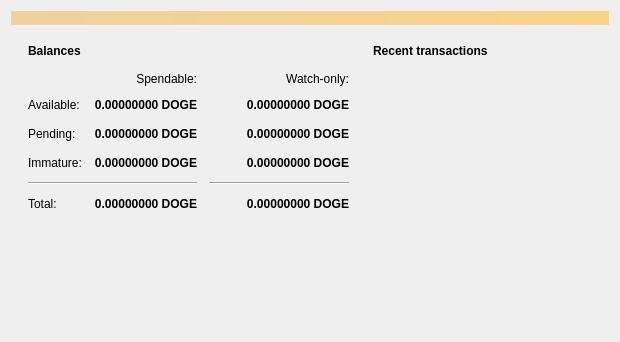
<?xml version="1.0" encoding="UTF-8"?>
<ui version="4.0">
 <class>OverviewPage</class>
 <widget class="QWidget" name="OverviewPage">
  <property name="geometry">
   <rect>
    <x>0</x>
    <y>0</y>
    <width>620</width>
    <height>342</height>
   </rect>
  </property>
  <property name="windowTitle">
   <string>Form</string>
  </property>
  <layout class="QVBoxLayout" name="topLayout">
   <item>
    <widget class="QLabel" name="labelAlerts">
     <property name="visible">
      <bool>false</bool>
     </property>
     <property name="styleSheet">
      <string notr="true">QLabel { background-color: qlineargradient(x1: 0, y1: 0, x2: 1, y2: 0, stop:0 #F0D0A0, stop:1 #F8D488); color:#000000; }</string>
     </property>
     <property name="wordWrap">
      <bool>true</bool>
     </property>
     <property name="margin">
      <number>3</number>
     </property>
     <property name="textInteractionFlags">
      <set>Qt::TextSelectableByMouse</set>
     </property>
    </widget>
   </item>
   <item>
    <layout class="QHBoxLayout" name="horizontalLayout" stretch="1,1">
     <property name="leftMargin">
      <number>8</number>
     </property>
     <property name="rightMargin">
      <number>8</number>
     </property>
     <item>
      <layout class="QVBoxLayout" name="verticalLayoutForBalancesAndCoin">
       <item>
        <widget class="QFrame" name="frame">
         <property name="frameShape">
          <enum>QFrame::NoFrame</enum>
         </property>
         <property name="frameShadow">
          <enum>QFrame::Plain</enum>
         </property>
         <layout class="QVBoxLayout" name="verticalLayout_4">
          <item>
           <layout class="QHBoxLayout" name="horizontalLayout_4">
            <item>
             <widget class="QLabel" name="label_5">
              <property name="font">
               <font>
                <weight>75</weight>
                <bold>true</bold>
               </font>
              </property>
              <property name="text">
               <string>Balances</string>
              </property>
             </widget>
            </item>
            <item>
             <widget class="QPushButton" name="labelWalletStatus">
              <property name="enabled">
               <bool>true</bool>
              </property>
              <property name="maximumSize">
               <size>
                <width>30</width>
                <height>16777215</height>
               </size>
              </property>
              <property name="toolTip">
               <string>The displayed information may be out of date. Your wallet automatically synchronizes with the Dogecoin network after a connection is established, but this process has not completed yet.</string>
              </property>
              <property name="text">
               <string/>
              </property>
              <property name="icon">
               <iconset resource="../dogecoin.qrc">
                <normaloff>:/icons/warning</normaloff>
                <disabledoff>:/icons/warning</disabledoff>:/icons/warning</iconset>
              </property>
              <property name="iconSize">
               <size>
                <width>24</width>
                <height>24</height>
               </size>
              </property>
              <property name="flat">
               <bool>true</bool>
              </property>
             </widget>
            </item>
            <item>
             <spacer name="horizontalSpacer_3">
              <property name="orientation">
               <enum>Qt::Horizontal</enum>
              </property>
              <property name="sizeHint" stdset="0">
               <size>
                <width>40</width>
                <height>20</height>
               </size>
              </property>
             </spacer>
            </item>
           </layout>
          </item>
          <item>
           <spacer name="verticalSpacer_4pt_1">
            <property name="orientation">
             <enum>Qt::Vertical</enum>
            </property>
            <property name="sizeType">
             <enum>QSizePolicy::Fixed</enum>
            </property>
            <property name="sizeHint" stdset="0">
             <size>
              <width>1</width>
              <height>4</height>
             </size>
            </property>
           </spacer>
          </item>
          <item>
           <layout class="QGridLayout" name="gridLayout">
            <property name="spacing">
             <number>12</number>
            </property>
            <item row="2" column="2">
             <widget class="QLabel" name="labelWatchPending">
              <property name="font">
               <font>
                <weight>75</weight>
                <bold>true</bold>
               </font>
              </property>
              <property name="cursor">
               <cursorShape>IBeamCursor</cursorShape>
              </property>
              <property name="toolTip">
               <string>Unconfirmed transactions to watch-only addresses</string>
              </property>
              <property name="text">
               <string notr="true">0.00000000 DOGE</string>
              </property>
              <property name="alignment">
               <set>Qt::AlignRight|Qt::AlignTrailing|Qt::AlignVCenter</set>
              </property>
              <property name="textInteractionFlags">
               <set>Qt::TextSelectableByMouse</set>
              </property>
             </widget>
            </item>
            <item row="2" column="1">
             <widget class="QLabel" name="labelUnconfirmed">
              <property name="font">
               <font>
                <weight>75</weight>
                <bold>true</bold>
               </font>
              </property>
              <property name="cursor">
               <cursorShape>IBeamCursor</cursorShape>
              </property>
              <property name="toolTip">
               <string>Total of transactions that have yet to be confirmed, and do not yet count toward the spendable balance</string>
              </property>
              <property name="text">
               <string notr="true">0.00000000 DOGE</string>
              </property>
              <property name="alignment">
               <set>Qt::AlignRight|Qt::AlignTrailing|Qt::AlignVCenter</set>
              </property>
              <property name="textInteractionFlags">
               <set>Qt::TextSelectableByMouse</set>
              </property>
             </widget>
            </item>
            <item row="3" column="2">
             <widget class="QLabel" name="labelWatchImmature">
              <property name="font">
               <font>
                <weight>75</weight>
                <bold>true</bold>
               </font>
              </property>
              <property name="cursor">
               <cursorShape>IBeamCursor</cursorShape>
              </property>
              <property name="toolTip">
               <string>Mined balance in watch-only addresses that has not yet matured</string>
              </property>
              <property name="text">
               <string notr="true">0.00000000 DOGE</string>
              </property>
              <property name="alignment">
               <set>Qt::AlignRight|Qt::AlignTrailing|Qt::AlignVCenter</set>
              </property>
              <property name="textInteractionFlags">
               <set>Qt::TextSelectableByMouse</set>
              </property>
             </widget>
            </item>
            <item row="4" column="0" colspan="2">
             <widget class="Line" name="line">
              <property name="orientation">
               <enum>Qt::Horizontal</enum>
              </property>
             </widget>
            </item>
            <item row="4" column="2">
             <widget class="Line" name="lineWatchBalance">
              <property name="sizePolicy">
               <sizepolicy hsizetype="Preferred" vsizetype="Fixed">
                <horstretch>0</horstretch>
                <verstretch>0</verstretch>
               </sizepolicy>
              </property>
              <property name="minimumSize">
               <size>
                <width>140</width>
                <height>0</height>
               </size>
              </property>
              <property name="orientation">
               <enum>Qt::Horizontal</enum>
              </property>
             </widget>
            </item>
            <item row="5" column="0">
             <widget class="QLabel" name="labelTotalText">
              <property name="text">
               <string>Total:</string>
              </property>
             </widget>
            </item>
            <item row="3" column="1">
             <widget class="QLabel" name="labelImmature">
              <property name="font">
               <font>
                <weight>75</weight>
                <bold>true</bold>
               </font>
              </property>
              <property name="cursor">
               <cursorShape>IBeamCursor</cursorShape>
              </property>
              <property name="toolTip">
               <string>Mined balance that has not yet matured</string>
              </property>
              <property name="text">
               <string notr="true">0.00000000 DOGE</string>
              </property>
              <property name="alignment">
               <set>Qt::AlignRight|Qt::AlignTrailing|Qt::AlignVCenter</set>
              </property>
              <property name="textInteractionFlags">
               <set>Qt::TextSelectableByMouse</set>
              </property>
             </widget>
            </item>
            <item row="2" column="3">
             <spacer name="horizontalSpacer_2">
              <property name="orientation">
               <enum>Qt::Horizontal</enum>
              </property>
              <property name="sizeHint" stdset="0">
               <size>
                <width>40</width>
                <height>20</height>
               </size>
              </property>
             </spacer>
            </item>
            <item row="3" column="0">
             <widget class="QLabel" name="labelImmatureText">
              <property name="text">
               <string>Immature:</string>
              </property>
             </widget>
            </item>
            <item row="5" column="1">
             <widget class="QLabel" name="labelTotal">
              <property name="font">
               <font>
                <weight>75</weight>
                <bold>true</bold>
               </font>
              </property>
              <property name="cursor">
               <cursorShape>IBeamCursor</cursorShape>
              </property>
              <property name="toolTip">
               <string>Your current total balance</string>
              </property>
              <property name="text">
               <string notr="true">0.00000000 DOGE</string>
              </property>
              <property name="alignment">
               <set>Qt::AlignRight|Qt::AlignTrailing|Qt::AlignVCenter</set>
              </property>
              <property name="textInteractionFlags">
               <set>Qt::TextSelectableByMouse</set>
              </property>
             </widget>
            </item>
            <item row="5" column="2">
             <widget class="QLabel" name="labelWatchTotal">
              <property name="font">
               <font>
                <weight>75</weight>
                <bold>true</bold>
               </font>
              </property>
              <property name="cursor">
               <cursorShape>IBeamCursor</cursorShape>
              </property>
              <property name="toolTip">
               <string>Current total balance in watch-only addresses</string>
              </property>
              <property name="text">
               <string notr="true">0.00000000 DOGE</string>
              </property>
              <property name="alignment">
               <set>Qt::AlignRight|Qt::AlignTrailing|Qt::AlignVCenter</set>
              </property>
              <property name="textInteractionFlags">
               <set>Qt::TextSelectableByMouse</set>
              </property>
             </widget>
            </item>
            <item row="0" column="2">
             <widget class="QLabel" name="labelWatchonly">
              <property name="text">
               <string>Watch-only:</string>
              </property>
              <property name="alignment">
               <set>Qt::AlignRight|Qt::AlignTrailing|Qt::AlignVCenter</set>
              </property>
             </widget>
            </item>
            <item row="1" column="0">
             <widget class="QLabel" name="labelBalanceText">
              <property name="text">
               <string>Available:</string>
              </property>
             </widget>
            </item>
            <item row="1" column="1">
             <widget class="QLabel" name="labelBalance">
              <property name="font">
               <font>
                <weight>75</weight>
                <bold>true</bold>
               </font>
              </property>
              <property name="cursor">
               <cursorShape>IBeamCursor</cursorShape>
              </property>
              <property name="toolTip">
               <string>Your current spendable balance</string>
              </property>
              <property name="text">
               <string notr="true">0.00000000 DOGE</string>
              </property>
              <property name="alignment">
               <set>Qt::AlignRight|Qt::AlignTrailing|Qt::AlignVCenter</set>
              </property>
              <property name="textInteractionFlags">
               <set>Qt::TextSelectableByMouse</set>
              </property>
             </widget>
            </item>
            <item row="1" column="2">
             <widget class="QLabel" name="labelWatchAvailable">
              <property name="font">
               <font>
                <weight>75</weight>
                <bold>true</bold>
               </font>
              </property>
              <property name="cursor">
               <cursorShape>IBeamCursor</cursorShape>
              </property>
              <property name="toolTip">
               <string>Your current balance in watch-only addresses</string>
              </property>
              <property name="text">
               <string notr="true">0.00000000 DOGE</string>
              </property>
              <property name="alignment">
               <set>Qt::AlignRight|Qt::AlignTrailing|Qt::AlignVCenter</set>
              </property>
              <property name="textInteractionFlags">
               <set>Qt::TextSelectableByMouse</set>
              </property>
             </widget>
            </item>
            <item row="2" column="0">
             <widget class="QLabel" name="labelPendingText">
              <property name="text">
               <string>Pending:</string>
              </property>
             </widget>
            </item>
            <item row="0" column="1">
             <widget class="QLabel" name="labelSpendable">
              <property name="text">
               <string>Spendable:</string>
              </property>
              <property name="alignment">
               <set>Qt::AlignRight|Qt::AlignTrailing|Qt::AlignVCenter</set>
              </property>
             </widget>
            </item>
           </layout>
          </item>
         </layout>
        </widget>
       </item>
       <item>
        <spacer name="verticalSpacer">
         <property name="orientation">
          <enum>Qt::Vertical</enum>
         </property>
         <property name="sizeHint" stdset="0">
          <size>
           <width>20</width>
           <height>40</height>
          </size>
         </property>
        </spacer>
       </item>
      </layout>
     </item>
     <item>
      <layout class="QVBoxLayout" name="verticalLayout_3">
       <item>
        <widget class="QFrame" name="frame_2">
         <property name="frameShape">
          <enum>QFrame::NoFrame</enum>
         </property>
         <property name="frameShadow">
          <enum>QFrame::Plain</enum>
         </property>
         <layout class="QVBoxLayout" name="verticalLayout">
          <item>
           <layout class="QHBoxLayout" name="horizontalLayout_2">
            <item>
             <widget class="QLabel" name="label_4">
              <property name="font">
               <font>
                <weight>75</weight>
                <bold>true</bold>
               </font>
              </property>
              <property name="text">
               <string>Recent transactions</string>
              </property>
             </widget>
            </item>
            <item>
             <widget class="QPushButton" name="labelTransactionsStatus">
              <property name="enabled">
               <bool>true</bool>
              </property>
              <property name="maximumSize">
               <size>
                <width>30</width>
                <height>16777215</height>
               </size>
              </property>
              <property name="toolTip">
               <string>The displayed information may be out of date. Your wallet automatically synchronizes with the Dogecoin network after a connection is established, but this process has not completed yet.</string>
              </property>
              <property name="text">
               <string/>
              </property>
              <property name="icon">
               <iconset resource="../dogecoin.qrc">
                <normaloff>:/icons/warning</normaloff>
                <disabledoff>:/icons/warning</disabledoff>:/icons/warning</iconset>
              </property>
              <property name="iconSize">
               <size>
                <width>24</width>
                <height>24</height>
               </size>
              </property>
              <property name="flat">
               <bool>true</bool>
              </property>
             </widget>
            </item>
            <item>
             <spacer name="horizontalSpacer">
              <property name="orientation">
               <enum>Qt::Horizontal</enum>
              </property>
              <property name="sizeHint" stdset="0">
               <size>
                <width>40</width>
                <height>20</height>
               </size>
              </property>
             </spacer>
            </item>
           </layout>
          </item>
          <item>
           <spacer name="verticalSpacer_4pt_2">
            <property name="orientation">
             <enum>Qt::Vertical</enum>
            </property>
            <property name="sizeType">
             <enum>QSizePolicy::Fixed</enum>
            </property>
            <property name="sizeHint" stdset="0">
             <size>
              <width>1</width>
              <height>4</height>
             </size>
            </property>
           </spacer>
          </item>
          <item>
           <widget class="QListView" name="listTransactions">
            <property name="styleSheet">
             <string notr="true">QListView { background: transparent; }</string>
            </property>
            <property name="frameShape">
             <enum>QFrame::NoFrame</enum>
            </property>
            <property name="verticalScrollBarPolicy">
             <enum>Qt::ScrollBarAlwaysOff</enum>
            </property>
            <property name="horizontalScrollBarPolicy">
             <enum>Qt::ScrollBarAlwaysOff</enum>
            </property>
            <property name="selectionMode">
             <enum>QAbstractItemView::NoSelection</enum>
            </property>
           </widget>
          </item>
         </layout>
        </widget>
       </item>
       <item>
        <spacer name="verticalSpacer_2">
         <property name="orientation">
          <enum>Qt::Vertical</enum>
         </property>
         <property name="sizeType">
          <enum>QSizePolicy::Preferred</enum>
         </property>
         <property name="sizeHint" stdset="0">
          <size>
           <width>1</width>
           <height>40</height>
          </size>
         </property>
        </spacer>
       </item>
      </layout>
     </item>
    </layout>
   </item>
  </layout>
 </widget>
 <resources/>
 <connections/>
</ui>
